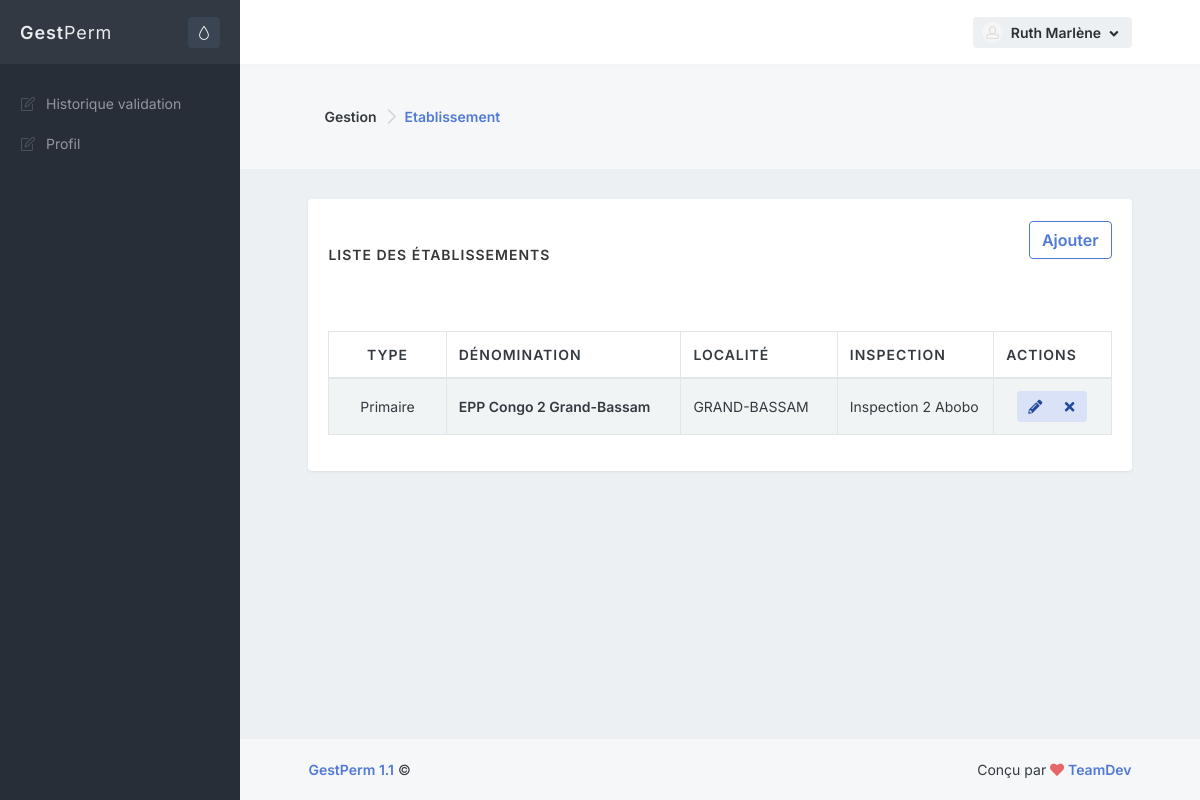
Page /admin/etablissement.php (signed in) on the earlier database version.
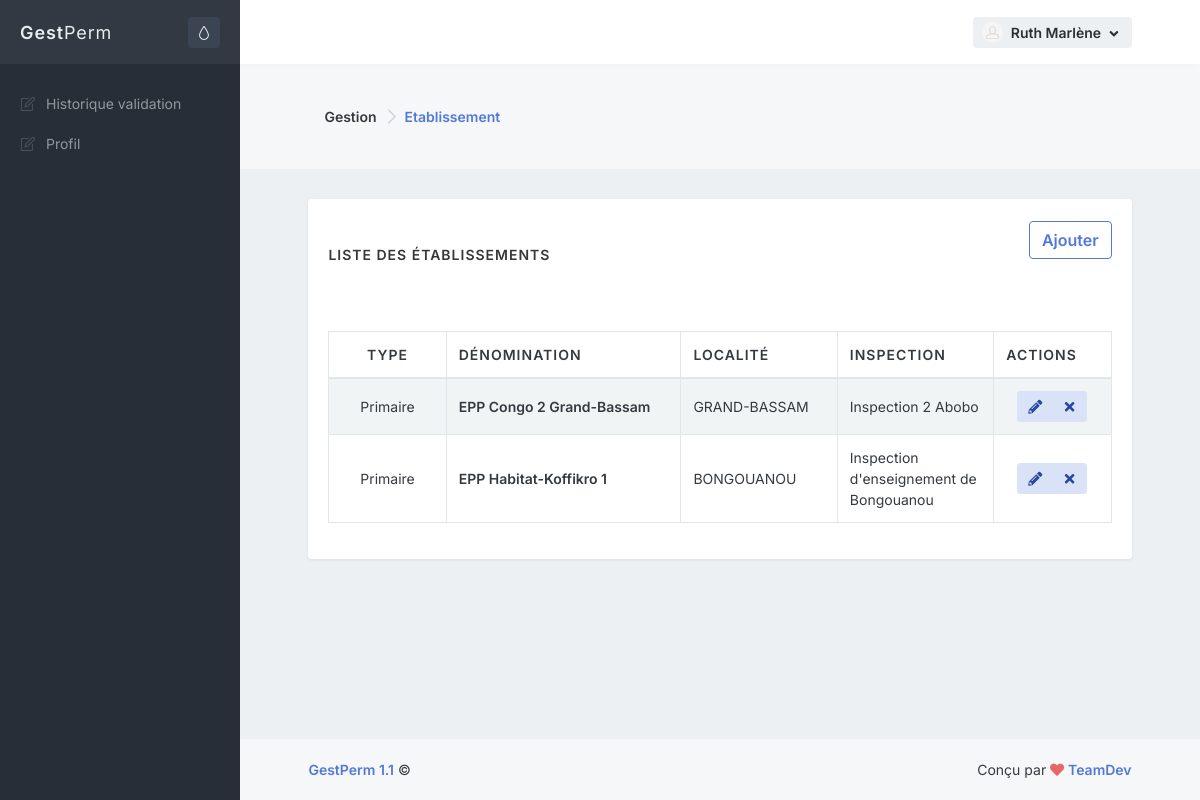
Same page on the later database version.
### tables this page shows
CREATE TABLE IF NOT EXISTS `ecole` (
  `IdEcole` int(11) NOT NULL AUTO_INCREMENT,
  `NomEcole` varchar(255) NOT NULL DEFAULT '',
  `TypeEcole` varchar(160) NOT NULL DEFAULT 'Primaire',
  `TelEcole` varchar(255) NOT NULL DEFAULT '',
  `EmailEcole` varchar(255) NOT NULL DEFAULT '',
  `LocaliteEcole` bigint(20) NOT NULL DEFAULT '1',
  `IdInspection` int(11) NOT NULL DEFAULT '1',
  PRIMARY KEY (`IdEcole`)
);

CREATE TABLE IF NOT EXISTS `localite` (
  `CodeZone` bigint(19) NOT NULL AUTO_INCREMENT,
  `LibelleZone` varchar(200) NOT NULL,
  `CodeZoneMere` bigint(19) NOT NULL,
  `NiveauStr` smallint(6) NOT NULL,
  PRIMARY KEY (`CodeZone`)
);

CREATE TABLE IF NOT EXISTS `inspection` (
  `IdInspection` int(11) NOT NULL AUTO_INCREMENT,
  `NomInspection` varchar(255) NOT NULL,
  `TelInspection` varchar(255) NOT NULL,
  `CommuneInspection` varchar(255) NOT NULL,
  `IdDirectionRegionale` int(11) NOT NULL,
  PRIMARY KEY (`IdInspection`)
);

### class/database.php (called while the page is built, shortened)
<?php
class Database
{
    private static $dbHost = "localhost";
    private static $dbName = "pct_db";
    private static $dbUsername = "root";
    private static $dbUserpassword = "";
    private static $connection = null;
    private static function connect()
    {
        if(self::$connection == null)
        {
            try
            {
              self::$connection = new PDO("mysql:host=" . self::$dbHost . ";dbname=" . self::$dbName , self::$dbUsername, self::$dbUserpassword, array(PDO::MYSQL_ATTR_INIT_COMMAND => 'SET NAMES UTF8' , PDO::ATTR_ERRMODE=>PDO::ERRMODE_WARNING));
            }
            catch(PDOException $e)
            {
                die($e->getMessage());
            }
        }
        return self::$connection;
    }
    private static function disconnect()
    {
        self::$connection = null;
    }
    public static function SelectQuery($query="")
    {
        if ($query<>"")
        {
            $req=self::$connection->prepare($query);
            try
            {
              $req->execute();
            }
            catch(Exception $e)
            {
                var_dump($query);
                die($e->getMessage());
            }
            return $req->fetchAll(PDO::FETCH_OBJ);
        }
        else return "";
    }
}
?>

### admin/etablissement.php (the view, shortened to what the changed rows need)
<?php require 'inc/_global/views/head_start.php'; ?>
<?php require 'inc/_global/views/head_end.php'; ?>
<?php require 'inc/_global/views/page_start.php'; ?>
<div class="content">
    <div class="block block-rounded">
        <div class="block-content block-content-full">
            <table class="table table-bordered table-striped table-vcenter js-dataTable-full">
                <thead>
                    <tr>
                        <th class="text-center" style="width: 125;">Type</th>
                        <th style="width: 30%;">Dénomination</th>
                        <th class="d-none d-sm-table-cell" style="width: 20%;">Localité</th>
                        <th class="d-none d-sm-table-cell" style="width: 20%;">Inspection</th>
                        <th class="d-none d-sm-table-cell" style="width: 15%;">Actions</th>
                    </tr>
                </thead>
                <tbody>
                    <?php
                        $ecoles=Database::SelectQuery("SELECT * FROM ecole ORDER BY NomEcole ASC");
                        foreach($ecoles as $ecole):
                    ?>
                    <tr>
                        <td class="text-center font-size-sm"><?=$ecole->TypeEcole?></td>
                        <td class="font-w600 font-size-sm"><?=$ecole->NomEcole?></td>
                        <td class="d-none d-sm-table-cell font-size-sm">
                            <?=DataBase::SelectQuery("SELECT LibelleZone FROM localite WHERE CodeZone='$ecole->LocaliteEcole'")[0]->LibelleZone?>
                        </td>
                        <td class="d-none d-sm-table-cell font-size-sm">
                            <?=DataBase::SelectQuery("SELECT NomInspection FROM inspection WHERE IdInspection='$ecole->IdInspection'")[0]->NomInspection?>
                        </td>
                        <td class="text-center">
                            <div class="btn-group">
                                <button data-toggle="modal" data-target="#modal-block-popoutModif" type="button" class="btn btn-sm btn-alt-primary editecole" data-toggle="tooltip" data-idecole="<?=$ecole->IdEcole ?>" data-type="<?=($ecole->TypeEcole=="Primaire"?'1':'2') ?>" data-inspection="<?=$ecole->IdInspection?>" data-lib="<?=$ecole->NomEcole ?>" data-loc="<?=$ecole->LocaliteEcole ?>" title="Modifier">
                                    <i class="fa fa-fw fa-pencil-alt"></i>
                                </button>
                                <button data-toggle="modal" data-target="#Delete-newdr-modal" type="button" class="btn btn-sm btn-alt-primary todelete" data-toggle="tooltip" data-idecole="<?=$ecole->IdEcole ?>" title="Supprimer">
                                    <i class="fa fa-fw fa-times"></i>
                                </button>
                            </div>
                        </td>
                    </tr>
                    <?php endforeach ?>
                </tbody>
            </table>
        </div>
    </div>
</div>
<?php require 'inc/_global/views/page_end.php'; ?>
<?php require 'inc/_global/views/footer_end.php'; ?>

Differences in the rows shown:
added ecole: TypeEcole "Primaire", NomEcole "EPP Habitat-Koffikro 1", LocaliteEcole.LibelleZone "BONGOUANOU", IdInspection.NomInspection "Inspection d'enseignement de Bongouanou"
